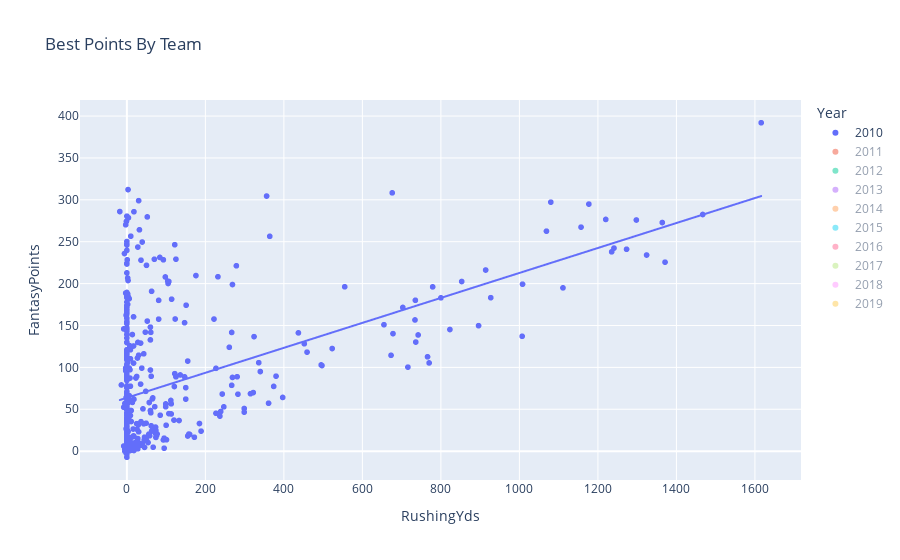

Notebook cell for this chart:
### Code cell
data_2010_yds = pd.read_csv(file_path_2010)
data_2010_yds['Year'] = '2010'
data_2011_yds = pd.read_csv(file_path_2011)
data_2011_yds['Year'] = '2011'
data_2012_yds = pd.read_csv(file_path_2012)
data_2012_yds['Year'] = '2012'
data_2013_yds = pd.read_csv(file_path_2013)
data_2013_yds['Year'] = '2013'
data_2014_yds = pd.read_csv(file_path_2014)
data_2014_yds['Year'] = '2014'
data_2015_yds = pd.read_csv(file_path_2015)
data_2015_yds['Year'] = '2015'
data_2016_yds = pd.read_csv(file_path_2016)
data_2016_yds['Year'] = '2016'
data_2017_yds = pd.read_csv(file_path_2017)
data_2017_yds['Year'] = '2017'
data_2018_yds = pd.read_csv(file_path_2018)
data_2018_yds['Year'] = '2018'
data_2019_yds = pd.read_csv(file_path_2019)
data_2019_yds['Year'] = '2019'
data_2010_yds = data_2010_yds[["Year","Player","Tm","Pos","RushingYds","FantasyPoints"]]
data_2011_yds = data_2011_yds[["Year","Player","Tm","Pos","RushingYds","FantasyPoints"]]
data_2012_yds = data_2012_yds[["Year","Player","Tm","Pos","RushingYds","FantasyPoints"]]
data_2013_yds = data_2013_yds[["Year","Player","Tm","Pos","RushingYds","FantasyPoints"]]
data_2014_yds = data_2014_yds[["Year","Player","Tm","Pos","RushingYds","FantasyPoints"]]
data_2015_yds = data_2015_yds[["Year","Player","Tm","Pos","RushingYds","FantasyPoints"]]
data_2016_yds = data_2016_yds[["Year","Player","Tm","Pos","RushingYds","FantasyPoints"]]
data_2017_yds = data_2017_yds[["Year","Player","Tm","Pos","RushingYds","FantasyPoints"]]
data_2018_yds = data_2018_yds[["Year","Player","Tm","Pos","RushingYds","FantasyPoints"]]
data_2019_yds = data_2019_yds[["Year","Player","Tm","Pos","RushingYds","FantasyPoints"]]
full_data_yds = pd.concat([data_2010_yds, data_2011_yds, data_2012_yds, data_2013_yds, data_2014_yds, 
                           data_2015_yds, data_2016_yds, data_2017_yds, data_2018_yds, data_2019_yds])
full_data_yds = full_data_yds[full_data_yds['FantasyPoints'] != 0]
full_data_yds = full_data_yds[full_data_yds['Tm'] != '2TM']
full_data_yds = full_data_yds[full_data_yds['Tm'] != '3TM']
full_data_yds = full_data_yds[full_data_yds['Tm'] != '4TM']

fig = px.scatter(full_data_yds, title="Correlation of Rushing Yards vs Fantasy Points", x="RushingYds", y="FantasyPoints", trendline="ols", color='Year')
fig.show()

### Figure 1 — Plotly figure (JSON) as saved in the notebook; plotly's stock layout.template omitted (floating-point values rounded to 4 significant figures; data arrays with more than 128 entries replaced by an {"elided": "..."} marker saying what was removed)
{"data": [{"hovertemplate": "Year=2010<br>RushingYds=%{x}<br>FantasyPoints=%{y}<extra></extra>", "legendgroup": "2010", "marker": {"color": "#636efa", "symbol": "circle"}, "mode": "markers", "name": "2010", "showlegend": true, "type": "scattergl", "visible": true, "x": {"elided": "506 int values"}, "xaxis": "x", "y": {"elided": "506 float values"}, "yaxis": "y"}, {"hovertemplate": "<b>OLS trendline</b><br>FantasyPoints = 0.148978 * RushingYds + 63.7343<br>R<sup>2</sup>=0.239910<br><br>Year=2010<br>RushingYds=%{x}<br>FantasyPoints=%{y} <b>(trend)</b><extra></extra>", "legendgroup": "2010", "marker": {"color": "#636efa", "symbol": "circle"}, "mode": "lines", "name": "2010", "showlegend": false, "type": "scattergl", "visible": true, "x": {"elided": "506 int values"}, "xaxis": "x", "y": {"elided": "506 float values"}, "yaxis": "y"}, {"hovertemplate": "Year=2011<br>RushingYds=%{x}<br>FantasyPoints=%{y}<extra></extra>", "legendgroup": "2011", "marker": {"color": "#EF553B", "symbol": "circle"}, "mode": "markers", "name": "2011", "showlegend": true, "type": "scattergl", "visible": "legendonly", "x": {"elided": "516 int values"}, "xaxis": "x", "y": {"elided": "516 float values"}, "yaxis": "y"}, {"hovertemplate": "<b>OLS trendline</b><br>FantasyPoints = 0.14325 * RushingYds + 64.2332<br>R<sup>2</sup>=0.196301<br><br>Year=2011<br>RushingYds=%{x}<br>FantasyPoints=%{y} <b>(trend)</b><extra></extra>", "legendgroup": "2011", "marker": {"color": "#EF553B", "symbol": "circle"}, "mode": "lines", "name": "2011", "showlegend": false, "type": "scattergl", "visible": "legendonly", "x": {"elided": "516 int values"}, "xaxis": "x", "y": {"elided": "516 float values"}, "yaxis": "y"}, {"hovertemplate": "Year=2012<br>RushingYds=%{x}<br>FantasyPoints=%{y}<extra></extra>", "legendgroup": "2012", "marker": {"color": "#00cc96", "symbol": "circle"}, "mode": "markers", "name": "2012", "showlegend": true, "type": "scattergl", "visible": "legendonly", "x": {"elided": "518 int values"}, "xaxis": "x", "y": {"elided": "518 float values"}, "yaxis": "y"}, {"hovertemplate": "<b>OLS trendline</b><br>FantasyPoints = 0.132991 * RushingYds + 66.8653<br>R<sup>2</sup>=0.180072<br><br>Year=2012<br>RushingYds=%{x}<br>FantasyPoints=%{y} <b>(trend)</b><extra></extra>", "legendgroup": "2012", "marker": {"color": "#00cc96", "symbol": "circle"}, "mode": "lines", "name": "2012", "showlegend": false, "type": "scattergl", "visible": "legendonly", "x": {"elided": "518 int values"}, "xaxis": "x", "y": {"elided": "518 float values"}, "yaxis": "y"}, {"hovertemplate": "Year=2013<br>RushingYds=%{x}<br>FantasyPoints=%{y}<extra></extra>", "legendgroup": "2013", "marker": {"color": "#ab63fa", "symbol": "circle"}, "mode": "markers", "name": "2013", "showlegend": true, "type": "scattergl", "visible": "legendonly", "x": {"elided": "506 int values"}, "xaxis": "x", "y": {"elided": "506 float values"}, "yaxis": "y"}, {"hovertemplate": "<b>OLS trendline</b><br>FantasyPoints = 0.148777 * RushingYds + 68.8399<br>R<sup>2</sup>=0.190069<br><br>Year=2013<br>RushingYds=%{x}<br>FantasyPoints=%{y} <b>(trend)</b><extra></extra>", "legendgroup": "2013", "marker": {"color": "#ab63fa", "symbol": "circle"}, "mode": "lines", "name": "2013", "showlegend": false, "type": "scattergl", "visible": "legendonly", "x": {"elided": "506 int values"}, "xaxis": "x", "y": {"elided": "506 float values"}, "yaxis": "y"}, {"hovertemplate": "Year=2014<br>RushingYds=%{x}<br>FantasyPoints=%{y}<extra></extra>", "legendgroup": "2014", "marker": {"color": "#FFA15A", "symbol": "circle"}, "mode": "markers", "name": "2014", "showlegend": true, "type": "scattergl", "visible": "legendonly", "x": {"elided": "503 int values"}, "xaxis": "x", "y": {"elided": "503 float values"}, "yaxis": "y"}, {"hovertemplate": "<b>OLS trendline</b><br>FantasyPoints = 0.145176 * RushingYds + 69.745<br>R<sup>2</sup>=0.176405<br><br>Year=2014<br>RushingYds=%{x}<br>FantasyPoints=%{y} <b>(trend)</b><extra></extra>", "legendgroup": "2014", "marker": {"color": "#FFA15A", "symbol": "circle"}, "mode": "lines", "name": "2014", "showlegend": false, "type": "scattergl", "visible": "legendonly", "x": {"elided": "503 int values"}, "xaxis": "x", "y": {"elided": "503 float values"}, "yaxis": "y"}, {"hovertemplate": "Year=2015<br>RushingYds=%{x}<br>FantasyPoints=%{y}<extra></extra>", "legendgroup": "2015", "marker": {"color": "#19d3f3", "symbol": "circle"}, "mode": "markers", "name": "2015", "showlegend": true, "type": "scattergl", "visible": "legendonly", "x": {"elided": "527 int values"}, "xaxis": "x", "y": {"elided": "527 float values"}, "yaxis": "y"}, {"hovertemplate": "<b>OLS trendline</b><br>FantasyPoints = 0.144745 * RushingYds + 68.4945<br>R<sup>2</sup>=0.151835<br><br>Year=2015<br>RushingYds=%{x}<br>FantasyPoints=%{y} <b>(trend)</b><extra></extra>", "legendgroup": "2015", "marker": {"color": "#19d3f3", "symbol": "circle"}, "mode": "lines", "name": "2015", "showlegend": false, "type": "scattergl", "visible": "legendonly", "x": {"elided": "527 int values"}, "xaxis": "x", "y": {"elided": "527 float values"}, "yaxis": "y"}, {"hovertemplate": "Year=2016<br>RushingYds=%{x}<br>FantasyPoints=%{y}<extra></extra>", "legendgroup": "2016", "marker": {"color": "#FF6692", "symbol": "circle"}, "mode": "markers", "name": "2016", "showlegend": true, "type": "scattergl", "visible": "legendonly", "x": {"elided": "532 int values"}, "xaxis": "x", "y": {"elided": "532 float values"}, "yaxis": "y"}, {"hovertemplate": "<b>OLS trendline</b><br>FantasyPoints = 0.16325 * RushingYds + 65.8221<br>R<sup>2</sup>=0.209762<br><br>Year=2016<br>RushingYds=%{x}<br>FantasyPoints=%{y} <b>(trend)</b><extra></extra>", "legendgroup": "2016", "marker": {"color": "#FF6692", "symbol": "circle"}, "mode": "lines", "name": "2016", "showlegend": false, "type": "scattergl", "visible": "legendonly", "x": {"elided": "532 int values"}, "xaxis": "x", "y": {"elided": "532 float values"}, "yaxis": "y"}, {"hovertemplate": "Year=2017<br>RushingYds=%{x}<br>FantasyPoints=%{y}<extra></extra>", "legendgroup": "2017", "marker": {"color": "#B6E880", "symbol": "circle"}, "mode": "markers", "name": "2017", "showlegend": true, "type": "scattergl", "visible": "legendonly", "x": {"elided": "519 int values"}, "xaxis": "x", "y": {"elided": "519 float values"}, "yaxis": "y"}, {"hovertemplate": "<b>OLS trendline</b><br>FantasyPoints = 0.168368 * RushingYds + 61.1661<br>R<sup>2</sup>=0.241717<br><br>Year=2017<br>RushingYds=%{x}<br>FantasyPoints=%{y} <b>(trend)</b><extra></extra>", "legendgroup": "2017", "marker": {"color": "#B6E880", "symbol": "circle"}, "mode": "lines", "name": "2017", "showlegend": false, "type": "scattergl", "visible": "legendonly", "x": {"elided": "519 int values"}, "xaxis": "x", "y": {"elided": "519 float values"}, "yaxis": "y"}, {"hovertemplate": "Year=2018<br>RushingYds=%{x}<br>FantasyPoints=%{y}<extra></extra>", "legendgroup": "2018", "marker": {"color": "#FF97FF", "symbol": "circle"}, "mode": "markers", "name": "2018", "showlegend": true, "type": "scattergl", "visible": "legendonly", "x": {"elided": "534 int values"}, "xaxis": "x", "y": {"elided": "534 float values"}, "yaxis": "y"}, {"hovertemplate": "<b>OLS trendline</b><br>FantasyPoints = 0.182691 * RushingYds + 62.6121<br>R<sup>2</sup>=0.239791<br><br>Year=2018<br>RushingYds=%{x}<br>FantasyPoints=%{y} <b>(trend)</b><extra></extra>", "legendgroup": "2018", "marker": {"color": "#FF97FF", "symbol": "circle"}, "mode": "lines", "name": "2018", "showlegend": false, "type": "scattergl", "visible": "legendonly", "x": {"elided": "534 int values"}, "xaxis": "x", "y": {"elided": "534 float values"}, "yaxis": "y"}, {"hovertemplate": "Year=2019<br>RushingYds=%{x}<br>FantasyPoints=%{y}<extra></extra>", "legendgroup": "2019", "marker": {"color": "#FECB52", "symbol": "circle"}, "mode": "markers", "name": "2019", "showlegend": true, "type": "scattergl", "visible": "legendonly", "x": {"elided": "536 int values"}, "xaxis": "x", "y": {"elided": "536 float values"}, "yaxis": "y"}, {"hovertemplate": "<b>OLS trendline</b><br>FantasyPoints = 0.177701 * RushingYds + 62.0488<br>R<sup>2</sup>=0.263302<br><br>Year=2019<br>RushingYds=%{x}<br>FantasyPoints=%{y} <b>(trend)</b><extra></extra>", "legendgroup": "2019", "marker": {"color": "#FECB52", "symbol": "circle"}, "mode": "lines", "name": "2019", "showlegend": false, "type": "scattergl", "visible": "legendonly", "x": {"elided": "536 int values"}, "xaxis": "x", "y": {"elided": "536 float values"}, "yaxis": "y"}], "layout": {"autosize": true, "legend": {"title": {"text": "Year"}, "tracegroupgap": 0}, "title": {"text": "Best Points By Team"}, "xaxis": {"anchor": "y", "autorange": true, "domain": [0, 1], "range": [-116.6, 1715.0], "title": {"text": "RushingYds"}, "type": "linear"}, "yaxis": {"anchor": "x", "autorange": true, "domain": [0, 1], "range": [-40.23, 425.0], "title": {"text": "FantasyPoints"}, "type": "linear"}}}
